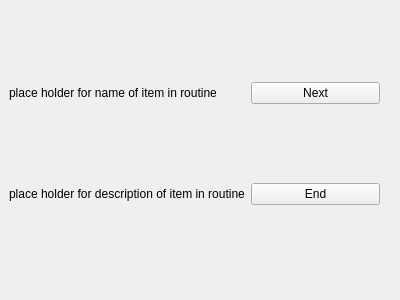
<?xml version="1.0" encoding="UTF-8"?>
<ui version="4.0">
 <class>RoutineViewer</class>
 <widget class="QWidget" name="RoutineViewer">
  <property name="geometry">
   <rect>
    <x>0</x>
    <y>0</y>
    <width>400</width>
    <height>300</height>
   </rect>
  </property>
  <property name="windowTitle">
   <string>RoutineViewer</string>
  </property>
  <widget class="QWidget" name="gridLayoutWidget">
   <property name="geometry">
    <rect>
     <x>9</x>
     <y>9</y>
     <width>371</width>
     <height>271</height>
    </rect>
   </property>
   <layout class="QGridLayout" name="gridLayout">
    <item row="1" column="1">
     <widget class="QPushButton" name="end_button">
      <property name="text">
       <string>End</string>
      </property>
     </widget>
    </item>
    <item row="0" column="1">
     <widget class="QPushButton" name="next_button">
      <property name="text">
       <string>Next</string>
      </property>
     </widget>
    </item>
    <item row="0" column="0">
     <widget class="QLabel" name="name_label">
      <property name="text">
       <string>place holder for name of item in routine</string>
      </property>
     </widget>
    </item>
    <item row="1" column="0">
     <widget class="QLabel" name="description_label">
      <property name="text">
       <string>place holder for description of item in routine</string>
      </property>
     </widget>
    </item>
   </layout>
  </widget>
 </widget>
 <resources/>
 <connections>
  <connection>
   <sender>next_button</sender>
   <signal>clicked()</signal>
   <receiver>name_label</receiver>
   <slot>show()</slot>
   <hints>
    <hint type="sourcelabel">
     <x>304</x>
     <y>93</y>
    </hint>
    <hint type="destinationlabel">
     <x>116</x>
     <y>93</y>
    </hint>
   </hints>
  </connection>
  <connection>
   <sender>next_button</sender>
   <signal>clicked()</signal>
   <receiver>description_label</receiver>
   <slot>show()</slot>
   <hints>
    <hint type="sourcelabel">
     <x>304</x>
     <y>93</y>
    </hint>
    <hint type="destinationlabel">
     <x>116</x>
     <y>194</y>
    </hint>
   </hints>
  </connection>
 </connections>
</ui>
